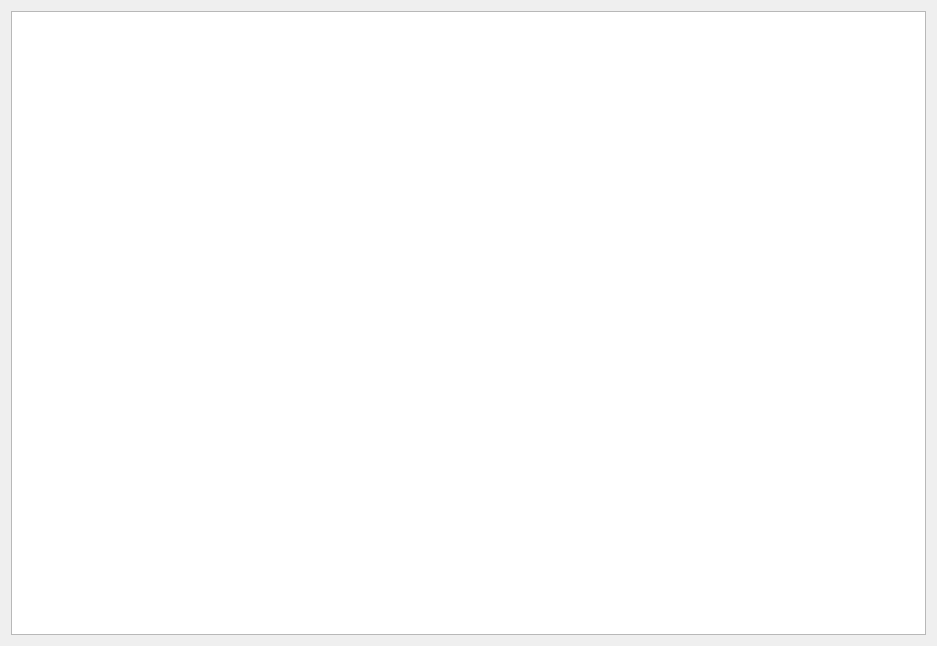
<?xml version="1.0" encoding="UTF-8"?>
<ui version="4.0">
 <class>ContactSelectDialog</class>
 <widget class="QDialog" name="ContactSelectDialog">
  <property name="geometry">
   <rect>
    <x>0</x>
    <y>0</y>
    <width>937</width>
    <height>646</height>
   </rect>
  </property>
  <property name="windowTitle">
   <string>Dialog</string>
  </property>
  <layout class="QHBoxLayout" name="horizontalLayout">
   <item>
    <widget class="QTableView" name="tableView">
     <property name="editTriggers">
      <set>QAbstractItemView::EditTrigger::NoEditTriggers</set>
     </property>
     <property name="selectionMode">
      <enum>QAbstractItemView::SelectionMode::SingleSelection</enum>
     </property>
     <attribute name="horizontalHeaderVisible">
      <bool>false</bool>
     </attribute>
     <attribute name="verticalHeaderVisible">
      <bool>false</bool>
     </attribute>
    </widget>
   </item>
  </layout>
 </widget>
 <resources/>
 <connections/>
</ui>
